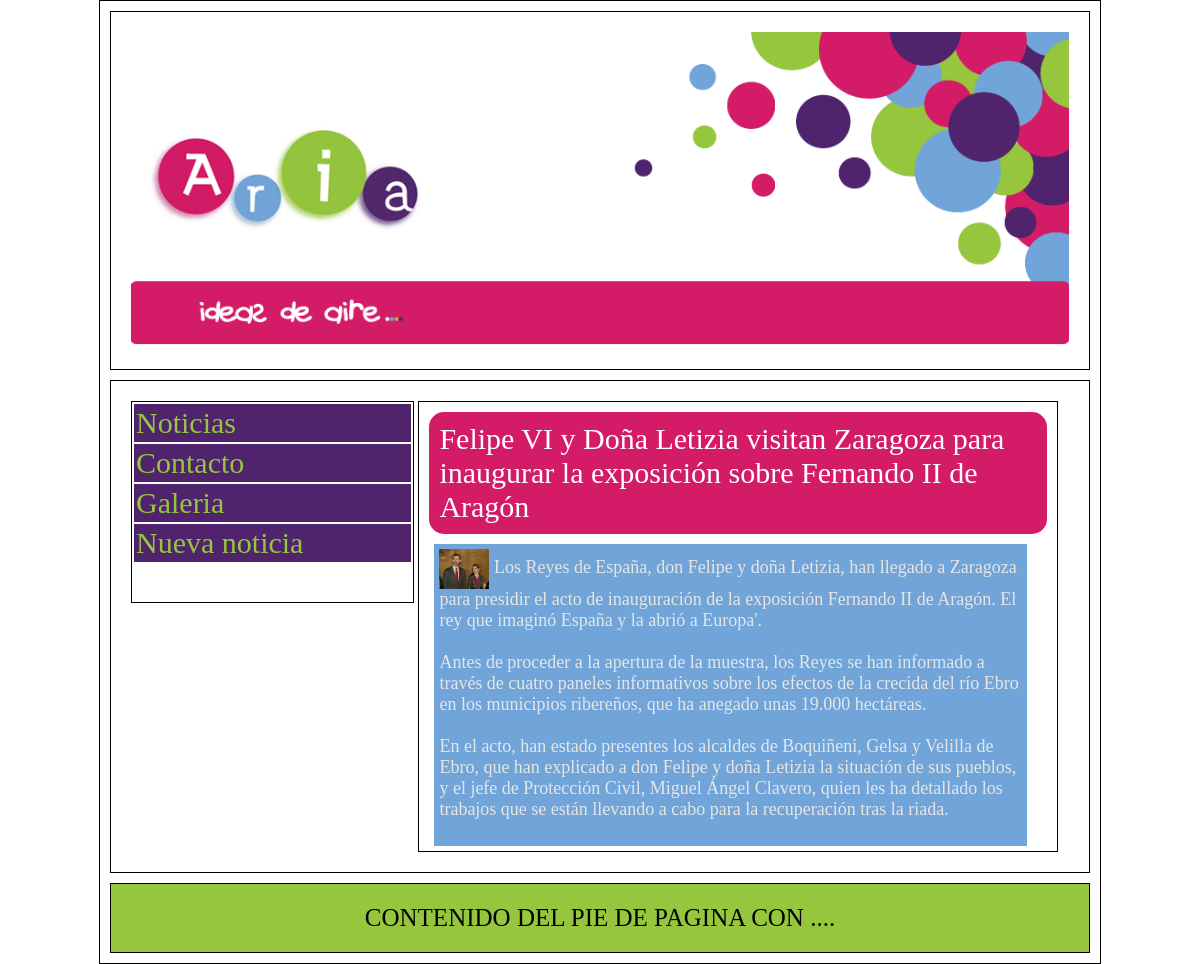
The app's page /index.php?p=detalle.php&id_not=1 with its own data.
### tables this page shows
CREATE TABLE IF NOT EXISTS `noticias` (
`id_not` int(11) NOT NULL,
  `titulo_not` varchar(250) NOT NULL,
  `contenido_not` longtext NOT NULL,
  `imagen_not` varchar(100) NOT NULL
);

### detalle.php (the view)
<?php
$id_not=$_GET['id_not'];
$sql="SELECT * FROM noticias WHERE id_not=$id_not";
$consulta=$conexion->query($sql);
if($fila=$consulta->fetch_array()){
	?>
	<header><?php echo $fila['titulo_not'];?></header>
	<article>
		<img src="imagenes/<?php echo $fila['imagen_not'];?>">
		<?php echo $fila['contenido_not'];?>
	</article>
	<?php
}else{
	echo 'Noticia no encontrada';
}
?>

### css/estilos.css (style rules this page uses)
* { margin:0px; padding:0px; }
body { text-align: center; }
#contenido header { background-color: #D41B68; color: #FFFFFF; font-size: 30px; border-radius: 15px; padding:10px; margin: 10px; }
#contenido article { background-color: #71A5D9; font-size: 18px; color: #E5E5E5; padding: 5px; margin: 5px 30px 5px 15px; }
#contenido article * { vertical-align: middle; }
#contenido article img { width: 50px; }

### records on screen
noticias: titulo_not "Felipe VI y Doña Letizia visitan Zaragoza para inaugurar la exposición sobre Fernando II de Aragón", imagen_not (picture), contenido_not "Los Reyes de España, don Felipe y doña Letizia, han llegado a Zaragoza para presidir el acto de inauguración de la exposición Fernando II de Aragón. El rey que imaginó España y la abrió a Europa'. Antes de proceder a la apertura de la muestra, los Reyes se han informado a través de cuatro paneles informativos sobre los efectos de la crecida del río Ebro en los municipios ribereños, que ha anegado unas 19.000 hectáreas. En el acto, han estado presentes los alcaldes de Boquiñeni, Gelsa y Velilla de Ebro, que han explicado a don Felipe y doña Letizia la situación de sus pueblos, y el jefe de Protección Civil, Miguel Ángel Clavero, quien les ha detallado los trabajos que se están llevando a…"
